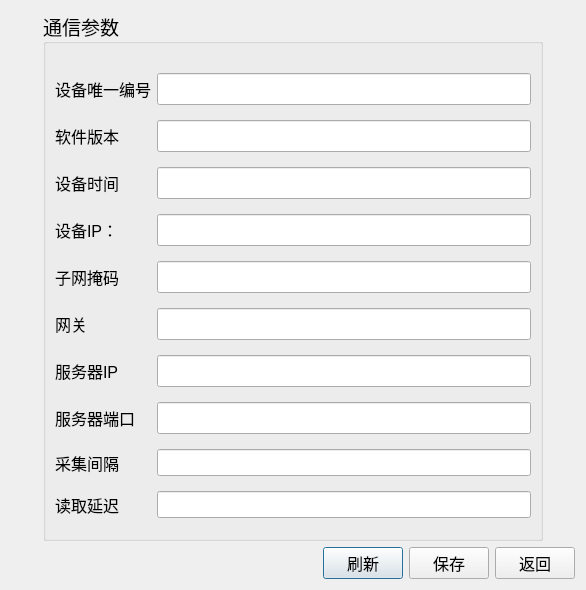
<?xml version="1.0" encoding="UTF-8"?>
<ui version="4.0">
 <class>DialogParams</class>
 <widget class="QDialog" name="DialogParams">
  <property name="geometry">
   <rect>
    <x>0</x>
    <y>0</y>
    <width>586</width>
    <height>590</height>
   </rect>
  </property>
  <property name="windowTitle">
   <string>设备参数配置</string>
  </property>
  <layout class="QVBoxLayout" name="verticalLayout">
   <item>
    <layout class="QHBoxLayout" name="horizontalLayout_8">
     <item>
      <spacer name="horizontalSpacer_6">
       <property name="orientation">
        <enum>Qt::Horizontal</enum>
       </property>
       <property name="sizeHint" stdset="0">
        <size>
         <width>40</width>
         <height>20</height>
        </size>
       </property>
      </spacer>
     </item>
     <item>
      <widget class="QGroupBox" name="groupBox_6">
       <property name="sizePolicy">
        <sizepolicy hsizetype="Preferred" vsizetype="Preferred">
         <horstretch>0</horstretch>
         <verstretch>0</verstretch>
        </sizepolicy>
       </property>
       <property name="minimumSize">
        <size>
         <width>500</width>
         <height>500</height>
        </size>
       </property>
       <property name="maximumSize">
        <size>
         <width>100000</width>
         <height>100000</height>
        </size>
       </property>
       <property name="font">
        <font>
         <family>微软雅黑</family>
         <pointsize>14</pointsize>
        </font>
       </property>
       <property name="title">
        <string>通信参数</string>
       </property>
       <layout class="QGridLayout" name="gridLayout">
        <property name="topMargin">
         <number>20</number>
        </property>
        <item row="8" column="1">
         <widget class="QLineEdit" name="edtServerPort">
          <property name="minimumSize">
           <size>
            <width>0</width>
            <height>32</height>
           </size>
          </property>
          <property name="font">
           <font>
            <family>Arial</family>
            <pointsize>12</pointsize>
           </font>
          </property>
          <property name="text">
           <string/>
          </property>
         </widget>
        </item>
        <item row="3" column="1">
         <widget class="QLineEdit" name="edtTime">
          <property name="minimumSize">
           <size>
            <width>0</width>
            <height>32</height>
           </size>
          </property>
          <property name="font">
           <font>
            <family>Arial</family>
            <pointsize>12</pointsize>
           </font>
          </property>
          <property name="text">
           <string/>
          </property>
         </widget>
        </item>
        <item row="7" column="1">
         <widget class="QLineEdit" name="edtServerIp">
          <property name="minimumSize">
           <size>
            <width>0</width>
            <height>32</height>
           </size>
          </property>
          <property name="font">
           <font>
            <family>Arial</family>
            <pointsize>12</pointsize>
           </font>
          </property>
          <property name="text">
           <string/>
          </property>
         </widget>
        </item>
        <item row="9" column="1">
         <widget class="QLineEdit" name="edtDelay">
          <property name="font">
           <font>
            <family>Arial</family>
            <pointsize>12</pointsize>
           </font>
          </property>
         </widget>
        </item>
        <item row="6" column="1">
         <widget class="QLineEdit" name="edtGateway">
          <property name="minimumSize">
           <size>
            <width>0</width>
            <height>32</height>
           </size>
          </property>
          <property name="font">
           <font>
            <family>Arial</family>
            <pointsize>12</pointsize>
           </font>
          </property>
          <property name="text">
           <string/>
          </property>
         </widget>
        </item>
        <item row="8" column="0">
         <widget class="QLabel" name="label_20">
          <property name="font">
           <font>
            <family>Arial</family>
            <pointsize>12</pointsize>
           </font>
          </property>
          <property name="text">
           <string>服务器端口</string>
          </property>
         </widget>
        </item>
        <item row="3" column="0">
         <widget class="QLabel" name="label_7">
          <property name="font">
           <font>
            <family>Arial</family>
            <pointsize>12</pointsize>
           </font>
          </property>
          <property name="text">
           <string>设备时间</string>
          </property>
         </widget>
        </item>
        <item row="7" column="0">
         <widget class="QLabel" name="label_14">
          <property name="font">
           <font>
            <family>Arial</family>
            <pointsize>12</pointsize>
           </font>
          </property>
          <property name="text">
           <string>服务器IP</string>
          </property>
         </widget>
        </item>
        <item row="9" column="0">
         <widget class="QLabel" name="label">
          <property name="font">
           <font>
            <family>Arial</family>
            <pointsize>12</pointsize>
           </font>
          </property>
          <property name="text">
           <string>采集间隔</string>
          </property>
         </widget>
        </item>
        <item row="1" column="0">
         <widget class="QLabel" name="label_8">
          <property name="font">
           <font>
            <family>Arial</family>
            <pointsize>12</pointsize>
           </font>
          </property>
          <property name="text">
           <string>设备唯一编号</string>
          </property>
         </widget>
        </item>
        <item row="6" column="0">
         <widget class="QLabel" name="label_18">
          <property name="font">
           <font>
            <family>Arial</family>
            <pointsize>12</pointsize>
           </font>
          </property>
          <property name="text">
           <string>网关</string>
          </property>
         </widget>
        </item>
        <item row="4" column="1">
         <widget class="QLineEdit" name="edtDevIp">
          <property name="minimumSize">
           <size>
            <width>0</width>
            <height>32</height>
           </size>
          </property>
          <property name="font">
           <font>
            <family>Arial</family>
            <pointsize>12</pointsize>
           </font>
          </property>
          <property name="text">
           <string/>
          </property>
         </widget>
        </item>
        <item row="10" column="0">
         <widget class="QLabel" name="label_2">
          <property name="font">
           <font>
            <family>Arial</family>
            <pointsize>12</pointsize>
           </font>
          </property>
          <property name="text">
           <string>读取延迟</string>
          </property>
         </widget>
        </item>
        <item row="5" column="0">
         <widget class="QLabel" name="label_17">
          <property name="font">
           <font>
            <family>Arial</family>
            <pointsize>12</pointsize>
           </font>
          </property>
          <property name="text">
           <string>子网掩码</string>
          </property>
         </widget>
        </item>
        <item row="10" column="1">
         <widget class="QLineEdit" name="edtTimeOut">
          <property name="font">
           <font>
            <family>Arial</family>
            <pointsize>12</pointsize>
           </font>
          </property>
         </widget>
        </item>
        <item row="5" column="1">
         <widget class="QLineEdit" name="edtNetmask">
          <property name="minimumSize">
           <size>
            <width>0</width>
            <height>32</height>
           </size>
          </property>
          <property name="font">
           <font>
            <family>Arial</family>
            <pointsize>12</pointsize>
           </font>
          </property>
          <property name="text">
           <string/>
          </property>
         </widget>
        </item>
        <item row="4" column="0">
         <widget class="QLabel" name="label_13">
          <property name="font">
           <font>
            <family>Arial</family>
            <pointsize>12</pointsize>
           </font>
          </property>
          <property name="text">
           <string>设备IP：</string>
          </property>
         </widget>
        </item>
        <item row="1" column="1">
         <widget class="QLineEdit" name="edtDevId">
          <property name="minimumSize">
           <size>
            <width>0</width>
            <height>32</height>
           </size>
          </property>
          <property name="font">
           <font>
            <family>Arial</family>
            <pointsize>12</pointsize>
           </font>
          </property>
         </widget>
        </item>
        <item row="2" column="0">
         <widget class="QLabel" name="label_3">
          <property name="font">
           <font>
            <family>Arial</family>
            <pointsize>12</pointsize>
           </font>
          </property>
          <property name="text">
           <string>软件版本</string>
          </property>
         </widget>
        </item>
        <item row="2" column="1">
         <widget class="QLineEdit" name="edtVer">
          <property name="minimumSize">
           <size>
            <width>0</width>
            <height>32</height>
           </size>
          </property>
          <property name="font">
           <font>
            <family>Arial</family>
            <pointsize>12</pointsize>
           </font>
          </property>
         </widget>
        </item>
       </layout>
      </widget>
     </item>
     <item>
      <spacer name="horizontalSpacer_7">
       <property name="orientation">
        <enum>Qt::Horizontal</enum>
       </property>
       <property name="sizeHint" stdset="0">
        <size>
         <width>40</width>
         <height>20</height>
        </size>
       </property>
      </spacer>
     </item>
    </layout>
   </item>
   <item>
    <layout class="QHBoxLayout" name="horizontalLayout">
     <item>
      <spacer name="horizontalSpacer">
       <property name="orientation">
        <enum>Qt::Horizontal</enum>
       </property>
       <property name="sizeHint" stdset="0">
        <size>
         <width>40</width>
         <height>20</height>
        </size>
       </property>
      </spacer>
     </item>
     <item>
      <widget class="QPushButton" name="btnRead">
       <property name="font">
        <font>
         <family>微软雅黑</family>
         <pointsize>12</pointsize>
        </font>
       </property>
       <property name="text">
        <string>刷新</string>
       </property>
      </widget>
     </item>
     <item>
      <widget class="QPushButton" name="btnSave">
       <property name="font">
        <font>
         <family>微软雅黑</family>
         <pointsize>12</pointsize>
        </font>
       </property>
       <property name="text">
        <string>保存</string>
       </property>
      </widget>
     </item>
     <item>
      <widget class="QPushButton" name="btnExit">
       <property name="font">
        <font>
         <family>微软雅黑</family>
         <pointsize>12</pointsize>
        </font>
       </property>
       <property name="text">
        <string>返回</string>
       </property>
      </widget>
     </item>
    </layout>
   </item>
  </layout>
 </widget>
 <resources/>
 <connections/>
</ui>
